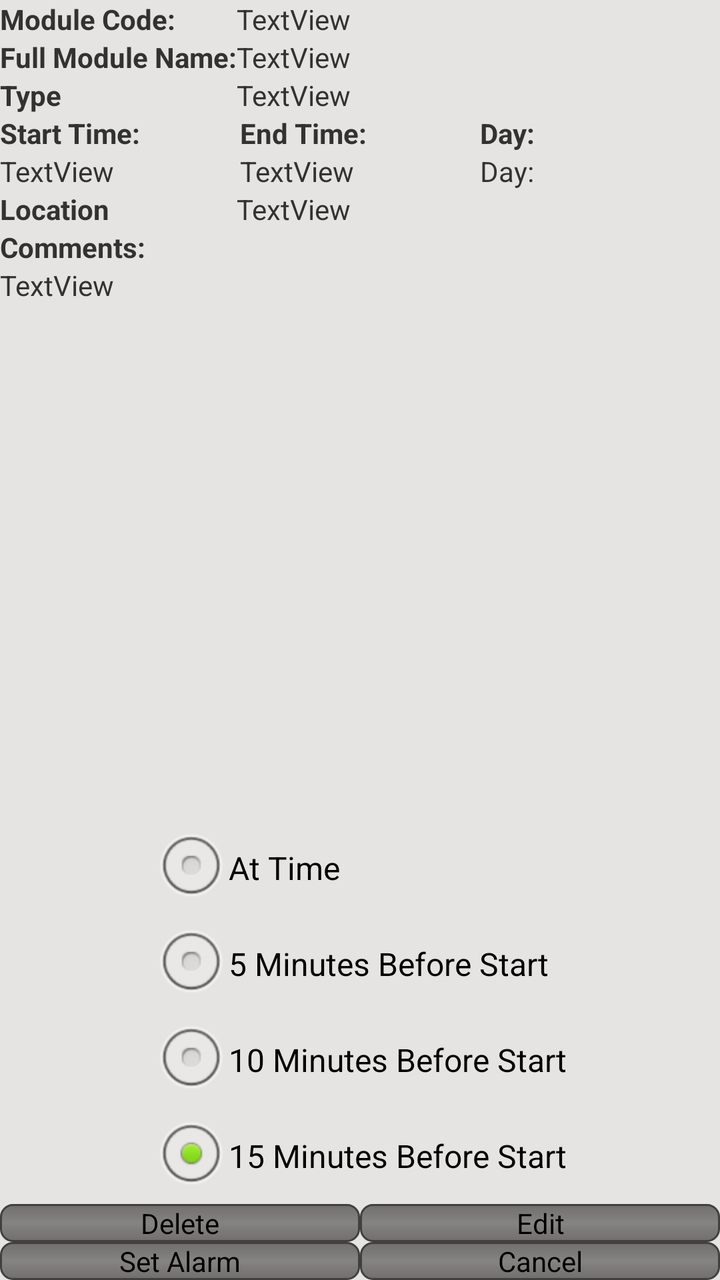
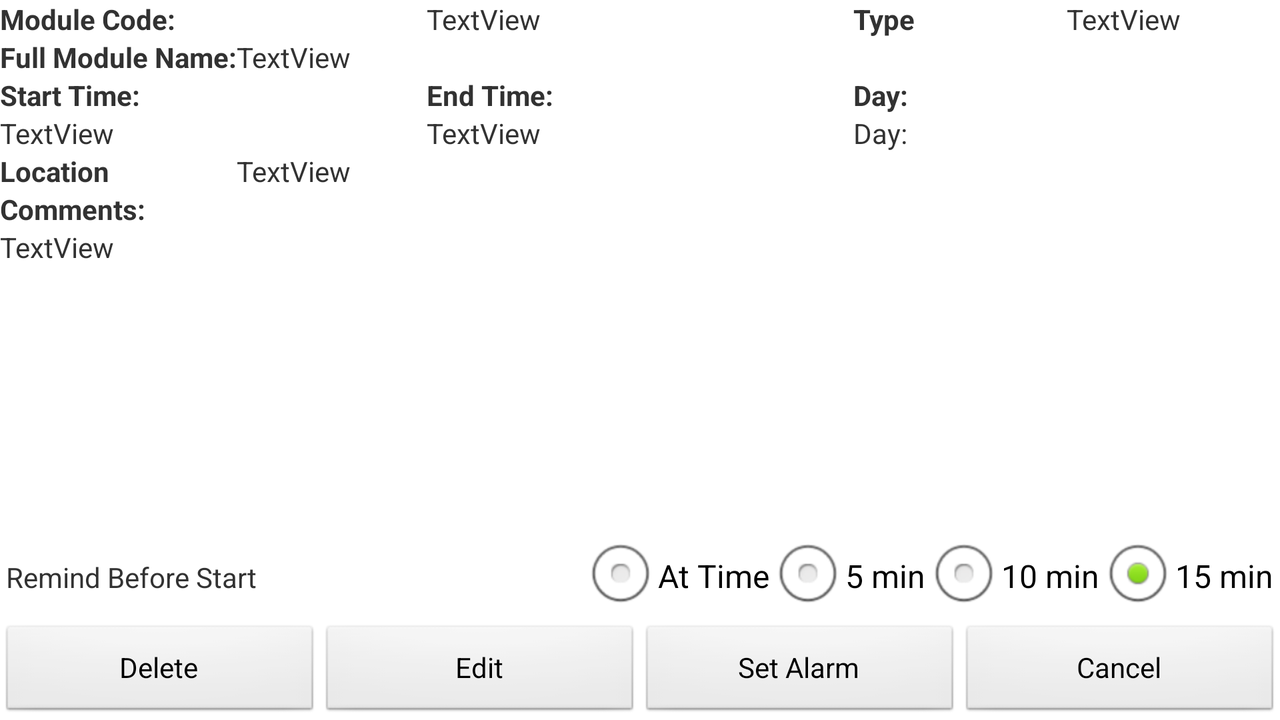

Compare how this app lays out the same screen by default and in its alternative resource folder. The renders come first, then the two layout files and the values they reference.
<!-- AndroidManifest.xml: application theme AppTheme -->
<!-- res/layout/activity_display_module.xml -->
<?xml version="1.0" encoding="utf-8"?>
<LinearLayout xmlns:android="http://schemas.android.com/apk/res/android"
    android:id="@+id/LinearLayout1"
    android:layout_width="match_parent"
    android:layout_height="match_parent"
    android:gravity="center"
    android:orientation="vertical"
    android:background="@color/bg_color" >

    <TableLayout
        android:id="@+id/info_table"
        android:layout_width="match_parent"
        android:layout_height="wrap_content"
        android:layout_weight="10" >

        <TableRow
            android:id="@+id/mod_code_row"
            android:layout_width="match_parent"
            android:layout_height="wrap_content" >

            <TextView
                android:id="@+id/textView1"
                android:textStyle="bold"
                android:layout_width="wrap_content"
                android:layout_height="wrap_content"
                android:text="@string/module_code" />

            <TextView
                android:id="@+id/modCodeTextView"
                android:layout_width="match_parent"
                android:layout_height="wrap_content"
                android:text="TextView" />
        </TableRow>

        <TableRow
            android:id="@+id/mod_name_row"
            android:layout_width="fill_parent"
            android:layout_height="wrap_content" >

            <TextView
                android:id="@+id/textView2"
                android:textStyle="bold"
                android:layout_width="wrap_content"
                android:layout_height="wrap_content"
                android:text="@string/module_name" />

            <TextView
                android:id="@+id/modNameTextView"
                android:layout_width="match_parent"
                android:layout_height="wrap_content"
                android:text="TextView" />
        </TableRow>

        <TableRow
            android:id="@+id/type_row"
            android:layout_width="match_parent"
            android:layout_height="wrap_content" >

            <TextView
                android:id="@+id/textView3"
                android:textStyle="bold"
                android:layout_width="wrap_content"
                android:layout_height="wrap_content"
                android:text="@string/mod_type" />

            <TextView
                android:id="@+id/typeTextView"
                android:layout_width="match_parent"
                android:layout_height="wrap_content"
                android:text="TextView" />
        </TableRow>

        <TableRow
            android:id="@+id/time_labels"
            android:layout_width="fill_parent"
            android:layout_height="wrap_content" >

            <TextView
                android:id="@+id/textView4"
                android:textStyle="bold"
                android:layout_width="0dp"
                android:layout_weight="1"
                android:layout_height="wrap_content"
                android:text="@string/start_time" />

            <TextView
                android:id="@+id/textView5"
                android:textStyle="bold"
                android:layout_width="0dp"
                android:layout_weight="1"
                android:layout_height="wrap_content"
                android:text="@string/finish_time" />

            <TextView
                android:id="@+id/textView6"
                android:textStyle="bold"
                android:layout_width="0dp"
                android:layout_weight="1"
                android:layout_height="wrap_content"
                android:text="@string/day_of_week" />
        </TableRow>

        <TableRow
            android:id="@+id/time_info"
            android:layout_width="match_parent"
            android:layout_height="wrap_content" >

            <TextView
                android:id="@+id/startTextView"
                android:layout_width="0dp"
                android:layout_weight="1"
                android:layout_height="wrap_content"
                android:text="TextView" />

            <TextView
                android:id="@+id/finishTextView"
                android:layout_width="0dp"
                android:layout_weight="1"
                android:layout_height="wrap_content"
                android:text="TextView" />

            <TextView
                android:id="@+id/dayTextView"
                android:layout_width="0dp"
                android:layout_weight="1"
                android:layout_height="wrap_content"
                android:text="@string/day_of_week" />
        </TableRow>

        <TableRow
            android:id="@+id/location_row"
            android:layout_width="match_parent"
            android:layout_height="wrap_content" >

            <TextView
                android:id="@+id/textView7"
                android:textStyle="bold"
                android:layout_width="wrap_content"
                android:layout_height="wrap_content"
                android:text="@string/location" />

            <TextView
                android:id="@+id/locationTextView"
                android:layout_width="match_parent"
                android:layout_height="wrap_content"
                android:text="TextView" />
        </TableRow>

        <TextView
            android:id="@+id/textView8"
            android:textStyle="bold"
            android:layout_width="wrap_content"
            android:layout_height="wrap_content"
            android:text="@string/mod_comments" />

        <TextView
            android:id="@+id/commentTextView"
            android:layout_width="match_parent"
            android:layout_height="wrap_content"
            android:text="TextView" />

    </TableLayout>

    <TextView
        android:id="@+id/dbDisplayCodeTextView"
        android:layout_width="wrap_content"
        android:layout_height="wrap_content"
        android:visibility="gone" />

    <TextView
        android:id="@+id/debug"
        android:layout_width="wrap_content"
        android:layout_height="wrap_content"
        android:visibility="gone" />

    <TextView
        android:id="@+id/timeValue"
        android:layout_width="wrap_content"
        android:layout_height="wrap_content"
        android:visibility="gone" />

    <RadioGroup
        android:id="@+id/radioGroup1"      
        android:layout_width="wrap_content"
        android:layout_height="wrap_content" >

        <RadioButton
            android:id="@+id/atTimeAlarm"
            android:layout_width="wrap_content"
            android:layout_height="wrap_content"
            android:checked="true"
            android:text="@string/at_time" />

        <RadioButton
            android:id="@+id/fiveBeforeAlarm"
            android:layout_width="wrap_content"
            android:layout_height="wrap_content"
            android:text="@string/five_before" />

        <RadioButton
            android:id="@+id/tenBeforeAlarm"
            android:layout_width="wrap_content"
            android:layout_height="wrap_content"
            android:text="@string/ten_before" />

        <RadioButton
            android:id="@+id/fifteenBeforeAlarm"
            android:layout_width="wrap_content"
            android:layout_height="wrap_content"
            android:checked="true"
            android:text="@string/fifteen_before" />
    </RadioGroup>

    <TableLayout
        android:id="@+id/button_container"
        android:layout_width="fill_parent"
        android:layout_height="wrap_content" >

        <TableRow
            android:id="@+id/top_row"
            android:layout_width="fill_parent"
            android:layout_height="wrap_content" >

            <Button
                android:id="@+id/button1"
                android:layout_width="0dp"
                android:layout_weight="1"
                android:layout_height="wrap_content"
                android:onClick="deleteEntry"
                android:text="@string/delete_button"
                android:background="@drawable/rounded_buttons" />

            <Button
                android:id="@+id/button2"
                android:layout_width="0dp"
                android:layout_weight="1"
                android:layout_height="wrap_content"
                android:onClick="updateEntry"
                android:text="@string/edit_button"
                android:background="@drawable/rounded_buttons" />
        </TableRow>

        <TableRow
            android:id="@+id/btm_row"
            android:layout_width="fill_parent"
            android:layout_height="wrap_content" >

            <Button
                android:id="@+id/button3"
                android:layout_width="0dp"
                android:layout_weight="1"
                android:layout_height="wrap_content"
                android:onClick="setAlarm"
                android:text="@string/set_alarm"
                android:background="@drawable/rounded_buttons" />

            <Button
                android:id="@+id/button4"
                android:layout_width="0dp"
                android:layout_weight="1"
                android:layout_height="wrap_content"
                android:onClick="cancelAlarm"
                android:text="@string/cancel_alarm"
                android:background="@drawable/rounded_buttons" />
        </TableRow>
    </TableLayout>

</LinearLayout>
<!-- resources referenced by this layout -->
<resources>
  <color name="bg_color">#E5E4E2</color>
  <!-- drawable rounded_buttons (drawable-mdpi) -->
  <shape xmlns:android="http://schemas.android.com/apk/res/android" android:shape="rectangle">
    <stroke android:width="1dp" android:color="#FF404040" /> 
    <corners android:radius="6dp" /> 
    <gradient android:startColor="#726E6D" android:centerColor="#848482" android:endColor="#726E6D" android:angle="90" /> 
  </shape>
  
  <string name="at_time">At Time</string>
  <string name="cancel_alarm">Cancel</string>
  <string name="day_of_week">Day: </string>
  <string name="delete_button">Delete</string>
  <string name="edit_button">Edit</string>
  <string name="fifteen_before">15 Minutes Before Start</string>
  <string name="finish_time">End Time: </string>
  <string name="five_before">5 Minutes Before Start</string>
  <string name="location">Location</string>
  <string name="mod_comments">Comments: </string>
  <string name="mod_type">Type</string>
  <string name="module_code">Module Code: </string>
  <string name="module_name">Full Module Name: </string>
  <string name="set_alarm">Set Alarm</string>
  <string name="start_time">Start Time: </string>
  <string name="ten_before">10 Minutes Before Start</string>
  <style name="AppTheme" parent="AppBaseTheme">
          
      </style>
  <style name="AppBaseTheme" parent="android:Theme.Light">
          
      </style>
</resources>
<!-- res/layout-land/activity_display_module.xml (the repository's variant of the layout above) -->
<!-- drawn on the phone turned sideways -->
<?xml version="1.0" encoding="utf-8"?>
<LinearLayout xmlns:android="http://schemas.android.com/apk/res/android"
    android:id="@+id/LinearLayout1"
    android:layout_width="match_parent"
    android:layout_height="match_parent"
    android:gravity="center"
    android:orientation="vertical" >

    <TableLayout
        android:id="@+id/info_table"
        android:layout_width="match_parent"
        android:layout_height="wrap_content"
        android:layout_weight="10" >

        <TableRow
            android:id="@+id/mod_code_row"
            android:layout_width="match_parent"
            android:layout_height="wrap_content" >

            <TextView
                android:id="@+id/textView1"
                android:layout_width="0dp"
                android:layout_weight="2"
                android:layout_height="wrap_content"
                android:text="@string/module_code"
                android:maxLines="1"
                android:textStyle="bold" />

            <TextView
                android:id="@+id/modCodeTextView"
                android:layout_width="0dp"
                android:layout_weight="2"
                android:maxLines="1"
                android:layout_height="wrap_content"
                android:text="TextView" />

            <TextView
                android:id="@+id/textView3"
                android:layout_width="0dp"
                android:layout_weight="1"
                android:layout_height="wrap_content"
                android:text="@string/mod_type"
                android:textStyle="bold" />

            <TextView
                android:id="@+id/typeTextView"
                android:layout_width="0dp"
                android:layout_weight="1"
                android:maxLines="1"
                android:layout_height="wrap_content"
                android:text="TextView" />

        </TableRow>

        <TableRow
            android:id="@+id/mod_name_row"
            android:layout_width="fill_parent"
            android:layout_height="wrap_content" >

            <TextView
                android:id="@+id/textView2"
                android:layout_width="wrap_content"
                android:layout_height="wrap_content"
                android:text="@string/module_name"
                android:textStyle="bold" />

            <TextView
                android:id="@+id/modNameTextView"
                android:layout_width="match_parent"
                android:layout_height="wrap_content"
                android:text="TextView" />
        </TableRow>

        <TableRow
            android:id="@+id/type_row"
            android:layout_width="match_parent"
            android:layout_height="wrap_content" >
        </TableRow>

        <TableRow
            android:id="@+id/time_labels"
            android:layout_width="fill_parent"
            android:layout_height="wrap_content" >

            <TextView
                android:id="@+id/textView4"
                android:layout_width="0dp"
                android:layout_height="wrap_content"
                android:layout_weight="1"
                android:text="@string/start_time"
                android:textStyle="bold" />

            <TextView
                android:id="@+id/textView5"
                android:layout_width="0dp"
                android:layout_height="wrap_content"
                android:layout_weight="1"
                android:text="@string/finish_time"
                android:textStyle="bold" />

            <TextView
                android:id="@+id/textView6"
                android:layout_width="0dp"
                android:layout_height="wrap_content"
                android:layout_weight="1"
                android:text="@string/day_of_week"
                android:textStyle="bold" />
        </TableRow>

        <TableRow
            android:id="@+id/time_info"
            android:layout_width="match_parent"
            android:layout_height="wrap_content" >

            <TextView
                android:id="@+id/startTextView"
                android:layout_width="0dp"
                android:layout_height="wrap_content"
                android:layout_weight="1"
                android:text="TextView" />

            <TextView
                android:id="@+id/finishTextView"
                android:layout_width="0dp"
                android:layout_height="wrap_content"
                android:layout_weight="1"
                android:text="TextView" />

            <TextView
                android:id="@+id/dayTextView"
                android:layout_width="0dp"
                android:layout_height="wrap_content"
                android:layout_weight="1"
                android:text="@string/day_of_week" />
        </TableRow>

        <TableRow
            android:id="@+id/location_row"
            android:layout_width="match_parent"
            android:layout_height="wrap_content" >

            <TextView
                android:id="@+id/textView7"
                android:layout_width="wrap_content"
                android:layout_height="wrap_content"
                android:text="@string/location"
                android:textStyle="bold" />

            <TextView
                android:id="@+id/locationTextView"
                android:layout_width="match_parent"
                android:layout_height="wrap_content"
                android:text="TextView" />
        </TableRow>

        <TextView
            android:id="@+id/textView8"
            android:layout_width="wrap_content"
            android:layout_height="wrap_content"
            android:text="@string/mod_comments"
            android:textStyle="bold" />

        <ScrollView
            android:id="@+id/comment_scoll"
            android:layout_width="match_parent"
            android:layout_height="wrap_content" >

            <TextView
                android:id="@+id/commentTextView"
                android:layout_width="match_parent"
                android:layout_height="wrap_content"
                android:maxLines="3"
                android:text="TextView" />

        </ScrollView>
    </TableLayout>

    <TextView
        android:id="@+id/dbDisplayCodeTextView"
        android:layout_width="wrap_content"
        android:layout_height="wrap_content"
        android:visibility="gone" />

    <TextView
        android:id="@+id/debug"
        android:layout_width="wrap_content"
        android:layout_height="wrap_content"
        android:visibility="gone" />

    <TextView
        android:id="@+id/timeValue"
        android:layout_width="wrap_content"
        android:layout_height="wrap_content"
        android:visibility="gone" />

    <RadioGroup
        android:id="@+id/radioGroup1"
        android:layout_width="wrap_content"
        android:layout_height="wrap_content"
        android:orientation="horizontal" >

        <TextView
            android:id="@+id/textView9"
            android:layout_width="288dp"
            android:layout_height="wrap_content"
            android:layout_weight="10"
            android:text="@string/reminder_text" />

        <RadioButton
            android:id="@+id/atTimeAlarm"
            android:layout_width="wrap_content"
            android:layout_height="wrap_content"
            android:checked="true"
            android:text="@string/at_time" />

        <RadioButton
            android:id="@+id/fiveBeforeAlarm"
            android:layout_width="wrap_content"
            android:layout_height="wrap_content"
            android:text="5 min" />

        <RadioButton
            android:id="@+id/tenBeforeAlarm"
            android:layout_width="wrap_content"
            android:layout_height="wrap_content"
            android:text="10 min" />

        <RadioButton
            android:id="@+id/fifteenBeforeAlarm"
            android:layout_width="wrap_content"
            android:layout_height="wrap_content"
            android:checked="true"
            android:text="15 min" />
    </RadioGroup>

    <TableLayout
        android:id="@+id/button_container"
        android:layout_width="fill_parent"
        android:layout_height="wrap_content" >

        <TableRow
            android:id="@+id/top_row"
            android:layout_width="fill_parent"
            android:layout_height="0dp"
            android:layout_weight="1" >

            <Button
                android:id="@+id/largeTheme"
                android:layout_width="0dp"
                android:layout_height="wrap_content"
                android:layout_weight="1"
                android:onClick="deleteEntry"
                android:text="@string/delete_button" />

            <Button
                android:id="@+id/lightTheme"
                android:layout_width="0dp"
                android:layout_height="wrap_content"
                android:layout_weight="1"
                android:onClick="updateEntry"
                android:text="@string/edit_button" />

            <Button
                android:id="@+id/button3"
                android:layout_width="0dp"
                android:layout_height="wrap_content"
                android:layout_weight="1"
                android:onClick="setAlarm"
                android:text="@string/set_alarm" />

            <Button
                android:id="@+id/button4"
                android:layout_width="0dp"
                android:layout_height="wrap_content"
                android:layout_weight="1"
                android:onClick="cancelAlarm"
                android:text="@string/cancel_alarm" />

        </TableRow>
    </TableLayout>

</LinearLayout>
<!-- resources referenced by the variant -->
<!-- as the phone turned sideways resolves them -->
<resources>
  <string name="at_time">At Time</string>
  <string name="cancel_alarm">Cancel</string>
  <string name="day_of_week">Day: </string>
  <string name="delete_button">Delete</string>
  <string name="edit_button">Edit</string>
  <string name="finish_time">End Time: </string>
  <string name="location">Location</string>
  <string name="mod_comments">Comments: </string>
  <string name="mod_type">Type</string>
  <string name="module_code">Module Code: </string>
  <string name="module_name">Full Module Name: </string>
  <string name="reminder_text">Remind Before Start </string>
  <string name="set_alarm">Set Alarm</string>
  <string name="start_time">Start Time: </string>
  <style name="AppTheme" parent="AppBaseTheme">
          
      </style>
  <style name="AppBaseTheme" parent="android:Theme.Light">
          
      </style>
</resources>
